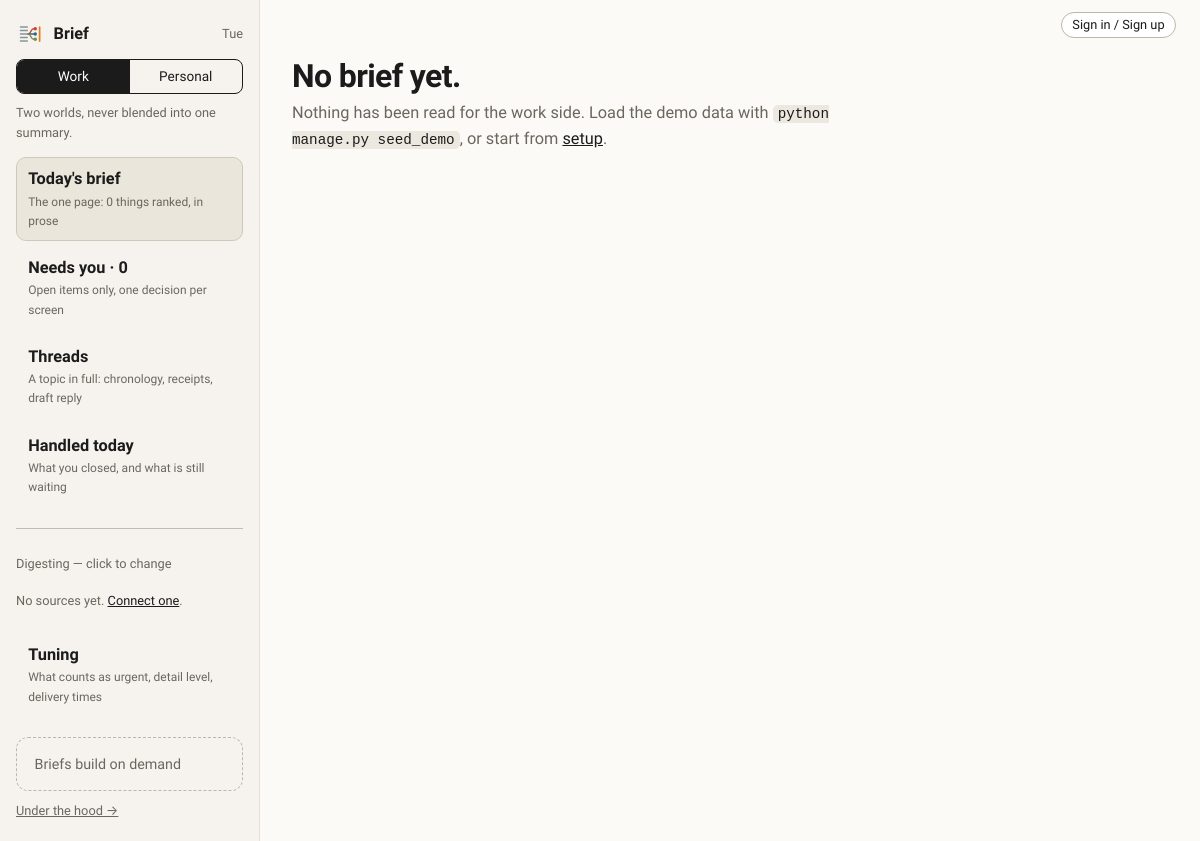
Before: /work/brief/ (signed in) with the older database file.
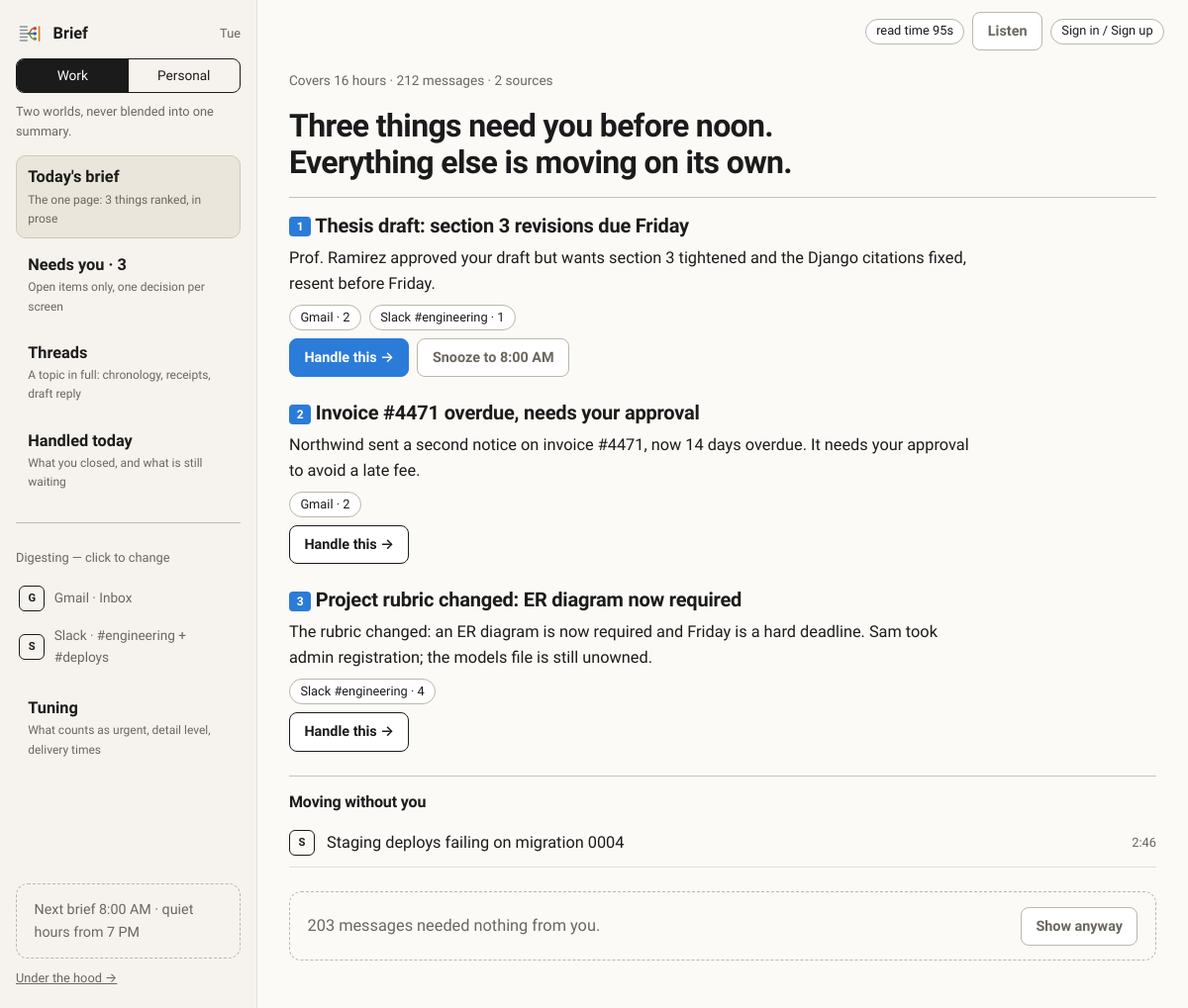
After: the same page with the newer database file.
### unopsis/models.py (models this page shows, shortened)
class Connection(models.Model):
    class Status(models.TextChoices):
        CONNECTED = "connected", "Connected"
        ERROR = "error", "Error"
        REVOKED = "revoked", "Revoked"
    space = models.ForeignKey(Space, on_delete=models.CASCADE, related_name="connections")
    provider = models.CharField(max_length=32, choices=Provider.choices)
    external_account = models.CharField(
        max_length=254,
        help_text="Identifier at the provider, e.g. an address, workspace, or handle.",
    )
    display_name = models.CharField(max_length=120, blank=True)
    status = models.CharField(max_length=16, choices=Status.choices, default=Status.CONNECTED)
    read_only = models.BooleanField(default=True)
    token_ref = models.CharField(
        max_length=200, blank=True,
        help_text=(
            "Opaque pointer to credentials held in a secrets store. No token "
            "material is ever written to this table."
        ),
    )
    included_scopes = models.JSONField(
        default=list, blank=True,
        help_text=(
            'Which channels/labels/chats count, e.g. '
            '[{"id":"C08KJ21X","name":"#engineering","type":"channel"}]. '
            "Excluded scopes are simply absent."
        ),
    )
    last_synced_at = models.DateTimeField(null=True, blank=True)
    last_error = models.TextField(blank=True)
    class Meta:
        ordering = ["space", "provider", "external_account"]
        constraints = [
            models.UniqueConstraint(
                fields=["space", "provider", "external_account"],
                name="uniq_connection_per_space_provider_account",
            )
        ]

class Space(models.Model):
    class Kind(models.TextChoices):
        WORK = "work", "Work"
        PERSONAL = "personal", "Personal"
    user = models.ForeignKey(
        settings.AUTH_USER_MODEL, on_delete=models.CASCADE, related_name="spaces"
    )
    kind = models.CharField(max_length=16, choices=Kind.choices)
    detail_level = models.IntegerField(
        default=3, help_text="1 = a single line per item, 5 = a full recap."
    )
    quiet_start = models.TimeField(null=True, blank=True)
    quiet_end = models.TimeField(null=True, blank=True)
    deliver_in_app = models.BooleanField(default=True)
    deliver_email = models.BooleanField(default=True)
    deliver_chat_dm = models.BooleanField(default=False)
    digest_times = models.JSONField(
        default=list, blank=True,
        help_text='When to build, e.g. ["08:00", "16:30"]. Weekday-only by convention.',
    )
    rules = models.JSONField(
        default=list, blank=True,
        help_text=(
            'Always/never surface instructions, e.g. '
            '[{"mode":"always","target":"person","value":"Prof. Ramirez"}].'
        ),
    )
    created_at = models.DateTimeField(auto_now_add=True)
    class Meta:
        ordering = ["user", "kind"]
        constraints = [
            models.UniqueConstraint(fields=["user", "kind"], name="uniq_space_per_user_kind")
        ]

class Brief(models.Model):
    class Trigger(models.TextChoices):
        SCHEDULED = "scheduled", "Scheduled"
        ON_DEMAND = "on_demand", "On demand"
    class Status(models.TextChoices):
        BUILDING = "building", "Building"
        READY = "ready", "Ready"
        FAILED = "failed", "Failed"
    space = models.ForeignKey(Space, on_delete=models.CASCADE, related_name="briefs")
    window_start = models.DateTimeField()
    window_end = models.DateTimeField()
    trigger = models.CharField(max_length=16, choices=Trigger.choices)
    status = models.CharField(max_length=16, choices=Status.choices, default=Status.BUILDING)
    headline = models.CharField(
        max_length=200, blank=True,
        help_text='The one line at the top, e.g. "Three things need you before noon."',
    )
    message_count = models.PositiveIntegerField(default=0)
    topic_count = models.PositiveIntegerField(default=0)
    read_seconds = models.PositiveIntegerField(default=0, help_text="Estimated time to read.")
    steps = models.JSONField(
        default=list, blank=True,
        help_text=(
            'Generation progress for the waiting screen, e.g. '
            '[{"label":"Reading 212 messages","status":"done","ms":3100}].'
        ),
    )
    model_version = models.CharField(max_length=80, blank=True)
    generated_at = models.DateTimeField(null=True, blank=True)
    class Meta:
        ordering = ["-window_end"]
        constraints = [
            models.UniqueConstraint(
                fields=["space", "window_start", "window_end"],
                condition=Q(trigger="scheduled"),
                name="uniq_scheduled_brief_per_window",
            )
        ]

class BriefItem(models.Model):
    class Lane(models.TextChoices):
        NEEDS_YOU = "needs_you", "Needs you"
        MOVING = "moving", "Moving without you"
        FYI = "fyi", "FYI"
    class State(models.TextChoices):
        OPEN = "open", "Open"
        HANDLED = "handled", "Handled"
        SNOOZED = "snoozed", "Snoozed"
        DISMISSED = "dismissed", "Dismissed"
    brief = models.ForeignKey(Brief, on_delete=models.CASCADE, related_name="items")
    title = models.CharField(max_length=200, help_text="The subject this item is about.")
    messages = models.ManyToManyField(
        Message, related_name="brief_items", blank=True,
        help_text="The receipts: every message this item's summary rests on.",
    )
    primary_message = models.ForeignKey(
        Message,
        on_delete=models.SET_NULL,
        null=True, blank=True, related_name="lead_for_items",
    )
    lane = models.CharField(max_length=16, choices=Lane.choices)
    rank = models.PositiveIntegerField()
    summary = models.TextField()
    why = models.TextField(blank=True, help_text="Why this surfaced -- shown on demand.")
    deadline_at = models.DateTimeField(null=True, blank=True)
    state = models.CharField(max_length=16, choices=State.choices, default=State.OPEN)
    handled_at = models.DateTimeField(null=True, blank=True)
    snoozed_until = models.DateTimeField(null=True, blank=True)
    actions = models.JSONField(
        default=list, blank=True,
        help_text=(
            'Offered actions, e.g. '
            '[{"kind":"reply","label":"Reply to Prof. Ramirez","primary":true}].'
        ),
    )
    draft_body = models.TextField(blank=True, help_text="A reply composed but not yet sent.")
    draft_sent_at = models.DateTimeField(null=True, blank=True)
    open_count = models.PositiveIntegerField(default=0)
    feedback = models.SmallIntegerField(
        default=0, help_text="-1 thumbs down, 0 none, +1 thumbs up."
    )
    class Meta:
        ordering = ["lane", "rank"]
        constraints = [
            models.UniqueConstraint(fields=["brief", "lane", "rank"], name="uniq_slot_per_brief"),
            models.UniqueConstraint(fields=["brief", "title"], name="uniq_title_per_brief"),
        ]

class Message(models.Model):
    connection = models.ForeignKey(Connection, on_delete=models.CASCADE, related_name="messages")
    author = models.ForeignKey(
        Person,
        on_delete=models.PROTECT,
        related_name="messages",
    )
    external_id = models.CharField(max_length=200, help_text="The provider's own message id.")
    scope_name = models.CharField(
        max_length=200, blank=True,
        help_text="Channel/label the message arrived in, denormalized from the provider.",
    )
    sent_at = models.DateTimeField()
    body = models.TextField()
    permalink = models.URLField(blank=True)
    is_noise = models.BooleanField(default=False)
    raw = models.JSONField(default=dict, blank=True)
    class Meta:
        ordering = ["-sent_at"]
        constraints = [
            models.UniqueConstraint(
                fields=["connection", "external_id"], name="uniq_message_per_connection"
            )
        ]
        indexes = [
            models.Index(fields=["connection", "sent_at"], name="idx_message_conn_sent"),
        ]

### unopsis/app_views.py (the view)
# urls.py: path("work/brief/", app_views.work_brief, name="app-work-brief"),
@login_required
def work_brief(request):
    space, brief, now = _world(WORK, request.user)
    needs = list(ui.lane_items(brief, NEEDS_YOU))
    for item in needs:
        item.chips = ui.source_chips(item)
    return _render_world(
        request, "unopsis/app/work_brief.html", WORK, "brief", space, brief, now,
        needs=needs,
        moving=ui.lane_items(brief, MOVING, states=(OPEN, HANDLED)),
        fyi=ui.lane_items(brief, FYI, states=(OPEN, HANDLED)),
        hours=ui.window_hours(brief),
        source_count=space.connections.count() if space else 0,
        quiet_count=ui.quiet_message_count(brief),
        broken=_broken(space),
        snooze_to=ui.snooze_until(space, now),
    )

### unopsis/app_urls.py (called while the page is built)
    def to_url(self, value):
        return value

### unopsis/app_views.py (called while the page is built)
def _world(kind, user):
    space = ui.current_space(kind, user)
    return space, ui.latest_brief(space), timezone.now()

def _render_world(request, template, kind, active, space, brief, now, **extra):
    context = {"active": active, "brief": brief, **ui.sidebar_context(kind, space, brief, now)}
    context.update(extra)
    return render(request, template, context)

def _broken(space):
    return list(space.connections.filter(status=Connection.Status.ERROR)) if space else []

### unopsis/templatetags/app_ui.py (called while the page is built)
@register.filter
def provider_letter(value):
    if value is None:
        return "·"
    label = value.get_provider_display() if hasattr(value, "get_provider_display") else str(value)
    return label[:1].upper() or "·"

### unopsis/ui.py (called while the page is built)
def current_space(kind, user):
    if user is None or not user.is_authenticated:
        return None
    return Space.objects.filter(kind=kind, user=user).order_by("pk").first()

def latest_brief(space):
    if space is None:
        return None
    return space.briefs.filter(status=Brief.Status.READY).order_by("-window_end").first()

### templates/unopsis/app/work_brief.html (shortened to what this page needs)
{% extends "unopsis/app/shell.html" %}
{% load app_ui %}
{% block rail %}{% include "unopsis/app/_rail_world.html" %}{% endblock %}
{% block rail_foot %}{% include "unopsis/app/_rail_world_foot.html" %}{% endblock %}
{% block topbar %}
  {% if brief %}
    <span class="chip">read time {{ brief.read_seconds }}s</span>
    <button type="button" class="btn-app btn-app--quiet" data-listen="#brief-body">Listen</button>
  {% endif %}
{% endblock %}
{% block app_content %}
{% if not brief %}
  <h1 class="page-title">No brief yet.</h1>
  <p class="page-sub">Nothing has been read for the work side. Load the demo data with
    <code>python manage.py seed_demo</code>, or start from <a href="{% url 'app-setup-world' %}">setup</a>.</p>
{% else %}
  <div id="brief-body">
    <p class="meta">Covers {{ hours }} hours · {{ brief.message_count }} messages · {{ source_count }} sources</p>
    <h1 class="page-title">{{ brief.headline|default:"Here is your brief." }}{% if moving %}<br>Everything else is moving on its own.{% endif %}</h1>
    <hr>
    {% for item in needs %}
      <article class="mb-4">
        <h2 class="h5"><span class="num">{{ forloop.counter }}</span> {{ item.title }}</h2>
        <p class="mb-2" style="max-width: 44rem">{{ item.summary }}</p>
        <p class="d-flex flex-wrap gap-2 mb-2">
          {% for chip in item.chips %}<span class="chip">{{ chip.label }} · {{ chip.count }}</span>{% empty %}<span class="meta">no receipts cited</span>{% endfor %}
        </p>
        <div class="d-flex flex-wrap gap-2">
          <a class="btn-app {% if forloop.first %}btn-app--primary{% endif %}" href="{% url 'app-work-focus' item.pk %}">Handle this →</a>
          {% if forloop.first %}
            <form method="post" action="{% url 'app-item-action' item.pk %}">{% csrf_token %}
              <button class="btn-app btn-app--quiet" type="submit">Snooze to {{ snooze_to|time:"g:i A" }}</button>
            </form>
          {% endif %}
        </div>
      </article>
    {% empty %}
      <p class="hint">Nothing needs you right now. <a href="{% url 'app-work-handled' %}">See what you handled today</a>.</p>
    {% endfor %}
    {% if moving %}
      <hr>
      <h2 class="h6">Moving without you</h2>
      {% for item in moving %}
        <div class="list-row">
          <span class="tile">{% if item.primary_message %}{{ item.primary_message.connection|provider_letter }}{% else %}·{% endif %}</span>
          <span>{{ item.title }}</span>
          {% if item.primary_message %}<time datetime="{{ item.primary_message.sent_at|date:'c' }}">{{ item.primary_message.sent_at|time:"g:i" }}</time>{% endif %}
        </div>
      {% endfor %}
    {% endif %}
  </div>
  <details class="hint mt-4">
    <summary class="d-flex justify-content-between align-items-center">
      <span>{{ quiet_count }} message{{ quiet_count|pluralize }} needed nothing from you.</span>
      <span class="btn-app btn-app--quiet">Show anyway</span>
    </summary>
  </details>
{% endif %}
{% endblock %}

### templates/unopsis/app/_rail_world.html (shortened to what this page needs)
{% load static app_ui %}
<div class="rail-brand">
  <img class="rail-logo" src="{% static 'img/unopsis-logo.svg' %}" alt="">
  {% if world == 'work' %}Brief{% else %}Catch up{% endif %}
  <span class="rail-day">{{ today|date:"D" }}</span>
</div>
<nav class="segmented" aria-label="Switch world">
  <a href="{% url 'app-work-brief' %}" class="{% if world == 'work' %}is-on{% endif %}"
     {% if world == 'work' %}aria-current="page"{% endif %}>Work</a>
  <a href="{% url 'app-personal-catchup' %}" class="{% if world == 'personal' %}is-on{% endif %}"
     {% if world == 'personal' %}aria-current="page"{% endif %}>Personal</a>
</nav>
<p class="rail-note">{% if world == 'work' %}Two worlds, never blended into one summary.{% else %}Different sources, different ranking.{% endif %}</p>
{% if world == 'work' %}
  <a class="rail-link {% if active == 'brief' %}is-active{% endif %}" href="{% url 'app-work-brief' %}">
    <strong>Today's brief</strong><small>The one page: {{ needs_you_count }} thing{{ needs_you_count|pluralize }} ranked, in prose</small></a>
  <a class="rail-link {% if active == 'needs-you' %}is-active{% endif %}" href="{% url 'app-work-needs-you' %}">
    <strong>Needs you · {{ needs_you_count }}</strong><small>Open items only, one decision per screen</small></a>
  <a class="rail-link {% if active == 'threads' %}is-active{% endif %}"
     href="{% if first_needs_you %}{% url 'app-thread' 'work' first_needs_you.pk %}{% else %}{% url 'app-work-brief' %}{% endif %}">
    <strong>Threads</strong><small>A topic in full: chronology, receipts, draft reply</small></a>
  <a class="rail-link {% if active == 'handled' %}is-active{% endif %}" href="{% url 'app-work-handled' %}">
    <strong>Handled today</strong><small>What you closed, and what is still waiting</small></a>
  <hr>
  <p class="rail-label">Digesting — click to change</p>
  {% for row in connections %}
    <a class="rail-source {% if row.broken %}is-broken{% endif %}" href="{% url 'app-setup-scope' %}">
      <span class="tile">{{ row.connection|provider_letter }}</span>
      <span>{% if row.broken %}{{ row.connection.get_provider_display }} · can't sync{% else %}{{ row.label }}{% endif %}</span>
    </a>
  {% empty %}
    <p class="rail-note">No sources yet. <a href="{% url 'app-setup-sources' %}">Connect one</a>.</p>
  {% endfor %}
  <a class="rail-link mt-2" href="{% url 'app-setup-tuning' %}">
    <strong>Tuning</strong><small>What counts as urgent, detail level, delivery times</small></a>
{% endif %}

### templates/unopsis/app/_rail_world_foot.html
<p class="hint small mb-0">
  {% if next_digest %}Next brief {{ next_digest|time:"g:i A" }}{% else %}Briefs build on demand{% endif %}
  {% if space.quiet_start %}· quiet hours from {{ space.quiet_start|time:"g A" }}{% endif %}
</p>

Changed rows visible on the page:
added Connection: connection|provider_letter "G", label "Gmail · Inbox"
added Connection: connection|provider_letter "S", label "Slack · #engineering + #deploys"
added Space: quiet_start "7 PM"
added Brief: read_seconds "95", message_count "212", headline "Three things need you before noon."
added BriefItem: title "Thesis draft: section 3 revisions due Friday", summary "Prof. Ramirez approved your draft but wants section 3 tightened and the Django citations fixed, resent before Friday.", label "Gmail" "Slack #engineering", count "2" "1", snooze_to "8:00 AM", shown under "Three things need you before noon.Everything else is moving on its own."
added BriefItem: title "Invoice #4471 overdue, needs your approval", summary "Northwind sent a second notice on invoice #4471, now 14 days overdue. It needs your approval to avoid a late fee.", label "Gmail", count "2", shown under "Three things need you before noon.Everything else is moving on its own."
added BriefItem: title "Project rubric changed: ER diagram now required", summary "The rubric changed: an ER diagram is now required and Friday is a hard deadline. Sam took admin registration; the models file is still unowned.", label "Slack #engineering", count "4", shown under "Three things need you before noon.Everything else is moving on its own."
added BriefItem: primary_message.connection|provider_letter "S", title "Staging deploys failing on migration 0004", primary_message.sent_at "2:46", shown under "Moving without you"
Other visible differences:
{{ needs_you_count }}: "0" → "3"
{{ next_digest|time:"g:i A" }}: (not shown) → "8:00 AM"
{{ hours }}: (not shown) → "16"
{{ source_count }}: (not shown) → "2"
{{ quiet_count }}: (not shown) → "203"
text no longer shown: "No sources yet. Connect one . Briefs build on demand No brief yet. Nothing has been read for the work side. Load the demo data with python manage.py seed_demo , or start from setup ."
text now shown: "Next brief · quiet hours from read time s Listen Covers hours · messages · sources Everything else is moving on its own. Moving without you message needed nothing from you. Show anyway"
